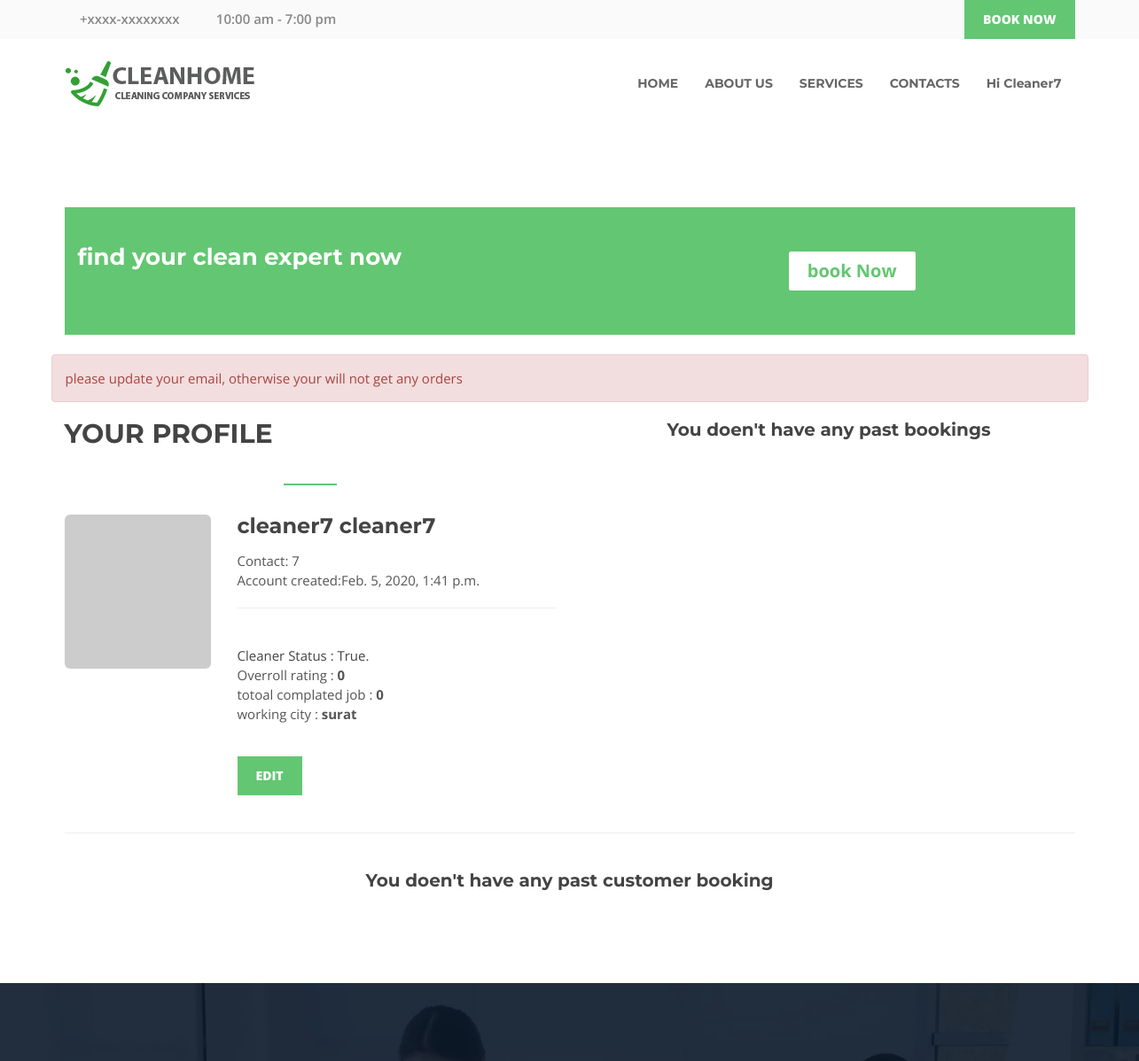
/profile/ (signed in, upper part), run on an earlier commit of the app's database.
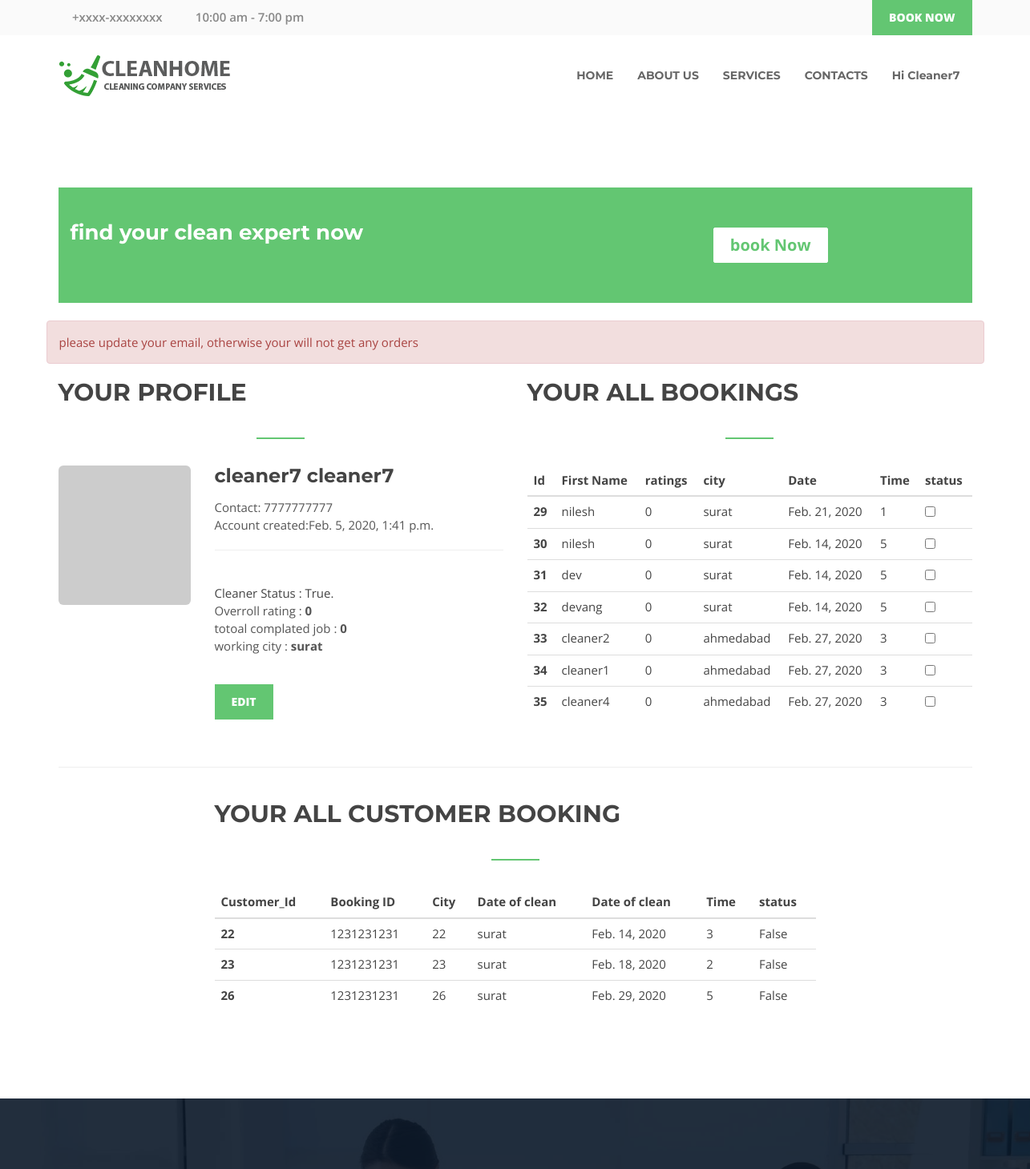
And on a later commit of the database.
### useractivity/models.py (models this page shows, shortened)
class User(AbstractUser):
    username=models.CharField(max_length=50,blank=True)
    contact = models.CharField(max_length=12,unique=True, help_text="Your Contact number must be in numbers")
    address = models.CharField(max_length=1024,blank=True,null=True)
    pincode = models.IntegerField(null=True,blank=True)
    is_cleaner=models.BooleanField(default=False,null=True,blank=True)
    USERNAME_FIELD = 'contact'
    REQUIRED_FIELDS = ['username']
    def __str__(self):
        return str(self.contact)

class CleanerProfile(models.Model):
    user=models.OneToOneField(User, on_delete=models.PROTECT)
    quality_score=models.IntegerField(default=0)
    total_completed_job=models.IntegerField(default=0)
    working_city=models.ForeignKey(City,on_delete=models.SET_NULL,null=True,blank=True) #When CITY removed(it'll be null), cleaner need to work/add New city
    working_time_slot= models.CharField(null=True,blank=True,max_length=50) # for future purpose

class City(models.Model):
    name=models.CharField(max_length=50)
    def __str__(self):
        return str(self.name)

### booking/models.py (models this page shows, shortened)
class bookings(models.Model):
    CHOICES=(
        (1,'10 AM - 12 PM'),
        (2,'12 PM - 02 PM'),
        (3,'02 PM - 04 PM'),
        (4,'04 PM - 06 PM'),
        (5,'06 PM - 08 PM')
    )
    customer_id=models.ForeignKey(User, on_delete=models.PROTECT)
    cleaner_id=models.ForeignKey(CleanerProfile, on_delete=models.PROTECT)
    city=models.ForeignKey(City, on_delete=models.PROTECT)
    address=models.TextField(verbose_name='Address',null=True,blank=True)
    dateofcleaning=models.DateField(verbose_name="Date Of Cleaning")
    timeslot=models.IntegerField(choices=CHOICES)
    notes=models.TextField(verbose_name='any message to cleaner ',null=True,blank=True)
    job_complated=models.BooleanField(verbose_name="job Completed",default=False)

### useractivity/views.py (the view, shortened to what this page needs)
# urls.py: path('profile/',views.profile.as_view(),name='profile'),
class profile(View):
    def get(self,request,*args, **kwargs):
        if request.user.is_authenticated:
            context={}
            user=User.objects.get(contact=request.user)
            context['userdata']=user
            allbooking=bookings.objects.filter(customer_id=user)
            context['allbookings']=allbooking
            if(user.is_cleaner):
                if(user.email == ''):
                    messages.error(request,"please update your email, otherwise your will not get any orders")
                cleanerprofile=CleanerProfile.objects.get(user=user)
                customerbooking=bookings.objects.filter(cleaner_id=cleanerprofile)
                context['cleanerprofile']=cleanerprofile
                context['customerbooking']=customerbooking
            return render(request,'user_profile.html',context)
        else:
            messages.error(request,'you must have to logged in')
            return redirect('login')

### templates/user_profile.html (shortened to what this page needs)
{%extends 'base.html'%}
{%load static %}
{%block content%}
<div class="welcome-area welcome-area-4 area-padding">
    <div class="container">
      <div class="banner-area">
        <div class="container">
            <div class="row">
                <div class="col-md-10 col-sm-10 col-xs-12">
                    <div class="banner-content">
                        <h4>find your clean expert now </h4>
                        <div class="banner-contact">
                            <a class="banner-btn" href="{%url 'newbooking' %}">book Now</a>
                        </div>
                    </div>
                </div>
            </div>
        </div>
      </div>
      <br/>
        <div class="row">
          {% include 'partial/_messages.html' %}
            <div class="col-md-6 col-sm-6 col-xs-12">
                <div class="section-headline ">
                    <h3>Your profile </h3>
                </div>
                <div class="row">
                  <div class="col-sm-6 col-md-4">
                      <img src="http://placehold.it/380x400" alt="" class="img-rounded img-responsive" />
                  </div>
                  <div class="col-sm-6 col-md-8">
                    <h4> {{ userdata.get_full_name }}</h4>
                    <p>Contact: {{userdata.contact}} <br/>
                      Account created:{{userdata.date_joined}}</p>
                        {% if userdata.is_cleaner %}<hr/>
                          <br/> Cleaner Status : True.
                          <p>
                            Overroll rating : <b>{{cleanerprofile.quality_score}}</b><br/>
                            totoal complated job : <b>{{cleanerprofile.total_completed_job}}</b><br/>
                             working city : <b>{{cleanerprofile.working_city}}</b>
                          </p>
                        {% else %}
                        <a href="{%url 'becomecleaner' %}" class="quote-btn">Become Cleaner</a>
                        <br/> <br/>
                        {%endif %}
                        <br/>
                      <div class="btn-group">
                          <button type="button" class="quote-btn">Edit</button>
                      </div>
                  </div>
              </div>
            </div>
            <div class="col-md-6 col-sm-6 col-xs-12">
                {%if allbookings %}
                <table class="table">
                    <div class="section-headline ">
                        <h3>Your all bookings </h3>
                    </div>
                    <thead>
                      <tr>
                        <th scope="col">Id</th>
                        <th scope="col">First Name</th>
                        <th scope="col">ratings</th>
                        <th scope="col">city</th>
                        <th scope="col">Date</th>
                        <th scope="col">Time</th>
                        <th scope="col">status</th>
                      </tr>
                    </thead>
                    <tbody>
                        {%for booking in allbookings%}
                      <tr>
                        <th scope="row">{{booking.id}}</th>
                        <td>{{booking.cleaner_id.user.first_name}}</td>
                        <td>{{booking.cleaner_id.quality_score}}</td>
                        <td>{{booking.city}}</td>
                        <td>{{booking.dateofcleaning}}</td>
                        <td>{{booking.timeslot}}</td>
                        <td>
                            <input type="checkbox" class="form" name="jobstatus" id="jobstatus" >
                        </td>
                      </tr>
                      {%endfor %}
                    </tbody>
                  </table>
                  {%else %}
                    <h5 class="text-center">You doen't have any past bookings </h5>
                {%endif %}
            </div>
        </div>
        <br/>
        <hr/>
        <br/>
        <div class="row">
          <div class="col-md-offset-2 col-md-8 col-sm-6 col-xs-12">
            {%if customerbooking %}
            <table class="table">
                <div class="section-headline ">
                    <h3 class="text-center">Your all customer booking </h3>
                </div>
                <thead>
                  <tr>
                    <th scope="col">Customer_Id</th>
                    <th scope="col">Booking ID</th>
                    <th scope="col">City</th>
                    <th scope="col">Date of clean</th>
                    <th scope="col">Date of clean</th>
                    <th scope="col">Time</th>
                    <th scope="col">status</th>
                  </tr>
                </thead>
                <tbody>
                    {%for booking in customerbooking%}
                  <tr>
                    <th scope="row">{{booking.id}}</th>
                    <td>{{booking.customer_id}}</td>
                    <td>{{booking.id}}</td>
                    <td>{{booking.city}}</td>
                    <td>{{booking.dateofcleaning}}</td>
                    <td>{{booking.timeslot}}</td>
                    <td>
                      {{booking.job_complated}}
                    </td>
                  </tr>
                  {%endfor %}
                </tbody>
              </table>
              {%else %}
                <h5 class="text-center">You doen't have any past customer booking </h5>
            {%endif %}
        </div>
        </div>
    </div>
</div>
{%endblock content%}

### templates/base.html (shortened to what this page needs)
{% load static %}
<!doctype html>
<html class="no-js' %}" lang="en">
<head>
    <link rel="stylesheet" href="{% static 'css/bootstrap.min.css' %}">
    <link rel="stylesheet" href="{% static 'css/owl.carousel.css' %}">
    <link rel="stylesheet" href="{% static 'css/owl.transitions.css' %}">
    <link rel="stylesheet" href="{% static 'css/meanmenu.min.css' %}">
    <link rel="stylesheet" href="{% static 'css/font-awesome.min.css' %}">
    <link rel="stylesheet" href="{% static 'css/flaticon.css' %}">
    <link rel="stylesheet" href="{% static 'css/icon.css' %}">
    <link rel="stylesheet" href="{% static 'css/magnific.min.css' %}">
    <link rel="stylesheet" href="{% static 'css/venobox.css' %}">
    <link rel="stylesheet" href="{% static 'css/responsive.css' %}">
    <link rel="stylesheet" href="{% static 'css/style.css' %}">
</head>
<body>
    {% include 'partial/_header.html' %}
    {% block content%}{%endblock content%}
    {% include 'partial/_footer.html' %}
</body>
</html>

### templates/partial/_header.html (shortened to what this page needs)
{% load static %}
<header class="header-style-3">
    <div class="topbar-area topbar-3 fix hidden-xs">
        <div class="container">
            <div class="row">
                <div class=" col-md-8 col-sm-6">
                    <div class="topbar-left">
                        <ul>
                            <li><a href="#"><i class="icon icon-phone"></i>+xxxx-xxxxxxxx</a></li>
                            <li><a href="#"><i class="icon icon-clock"></i>10:00 am - 7:00 pm</a></li>
                        </ul>
                    </div>
                </div>
                <div class="col-md-4 col-sm-6">
                    <div class="topbar-right">
                        <div class="quote-button">
                            <a href="{% url 'newbooking' %}" class="quote-btn">Book Now</a>
                        </div>
                    </div>
                </div>
            </div>
        </div>
    </div>
    <div id="sticker" class="header-area header-area-3 hidden-xs">
        <div class="container">
            <div class="row">
                <div class="col-md-3 col-sm-3">
                    <div class="logo">
                        <a class="navbar-brand page-scroll sticky-logo" href="{% url 'index' %}">
                            <img src="{% static 'img/logo/logo.png' %}" alt="">
                        </a>
                    </div>
                </div>
                <div class="col-md-9 col-sm-9">
                    <nav class="navbar navbar-default">
                        <div class="collapse navbar-collapse" id="navbar-example">
                            <div class="main-menu">
                                <ul class="nav navbar-nav navbar-right">
                                    <li><a class="pagess" href="{% url 'index' %}">Home</a>
                                    </li>
                                    <li><a class="pagess" href="#">About us</a></li>
                                    <li><a class="pagess" href="#">Services</a>
                                    </li>
                                    <li><a href="#">contacts</a></li>
                                    {% if user.is_authenticated %}
                                    <li><a class="pagess" href="#" style="text-transform:capitalize">Hi
                                            {{request.user.first_name}}</a>
                                    </li>
                                    {% endif %}
                                </ul>
                            </div>
                        </div>
                    </nav>
                </div>
            </div>
        </div>
    </div>
</header>

### templates/partial/_messages.html
{% if messages %}
  <ul class="messages">
    {% for message in messages %}
      <li class="alert {{ message.tags }}" role="alert">{{ message }}</li>
    {% endfor %}
  </ul>
{% endif %}

### templates/partial/_footer.html (shortened to what this page needs)
{%load static %}
 <footer class="footer-1">
    <div class="footer-area area-padding">
    </div>
</footer>

What changed in the data, as far as the page shows it:
changed User "cleaner7 cleaner7": contact "7" → "7777777777"
added bookings: id "29", cleaner_id.user.first_name "nilesh", cleaner_id.quality_score "0", city "surat", dateofcleaning "Feb. 21, 2020", timeslot "1", shown under "YOUR ALL BOOKINGS"
added bookings: id "30", cleaner_id.user.first_name "nilesh", cleaner_id.quality_score "0", city "surat", dateofcleaning "Feb. 14, 2020", timeslot "5", shown under "YOUR ALL BOOKINGS"
added bookings: id "31", cleaner_id.user.first_name "dev", cleaner_id.quality_score "0", city "surat", dateofcleaning "Feb. 14, 2020", timeslot "5", shown under "YOUR ALL BOOKINGS"
added bookings: id "32", cleaner_id.user.first_name "devang", cleaner_id.quality_score "0", city "surat", dateofcleaning "Feb. 14, 2020", timeslot "5", shown under "YOUR ALL BOOKINGS"
added bookings: id "33", cleaner_id.user.first_name "cleaner2", cleaner_id.quality_score "0", city "ahmedabad", dateofcleaning "Feb. 27, 2020", timeslot "3", shown under "YOUR ALL BOOKINGS"
added bookings: id "34", cleaner_id.user.first_name "cleaner1", cleaner_id.quality_score "0", city "ahmedabad", dateofcleaning "Feb. 27, 2020", timeslot "3", shown under "YOUR ALL BOOKINGS"
added bookings: id "35", cleaner_id.user.first_name "cleaner4", cleaner_id.quality_score "0", city "ahmedabad", dateofcleaning "Feb. 27, 2020", timeslot "3", shown under "YOUR ALL BOOKINGS"
added bookings: id "22", customer_id "1231231231", city "surat", dateofcleaning "Feb. 14, 2020", timeslot "3", job_complated "False", shown under "YOUR ALL CUSTOMER BOOKING"
added bookings: id "23", customer_id "1231231231", city "surat", dateofcleaning "Feb. 18, 2020", timeslot "2", job_complated "False", shown under "YOUR ALL CUSTOMER BOOKING"
added bookings: id "26", customer_id "1231231231", city "surat", dateofcleaning "Feb. 29, 2020", timeslot "5", job_complated "False", shown under "YOUR ALL CUSTOMER BOOKING"
Also different on the page:
text no longer shown: "You doen't have any past bookings You doen't have any past customer booking"
text now shown: "YOUR ALL BOOKINGS Id First Name ratings city Date Time status YOUR ALL CUSTOMER BOOKING Customer_Id Booking ID City Date of clean Date of clean Time status"
